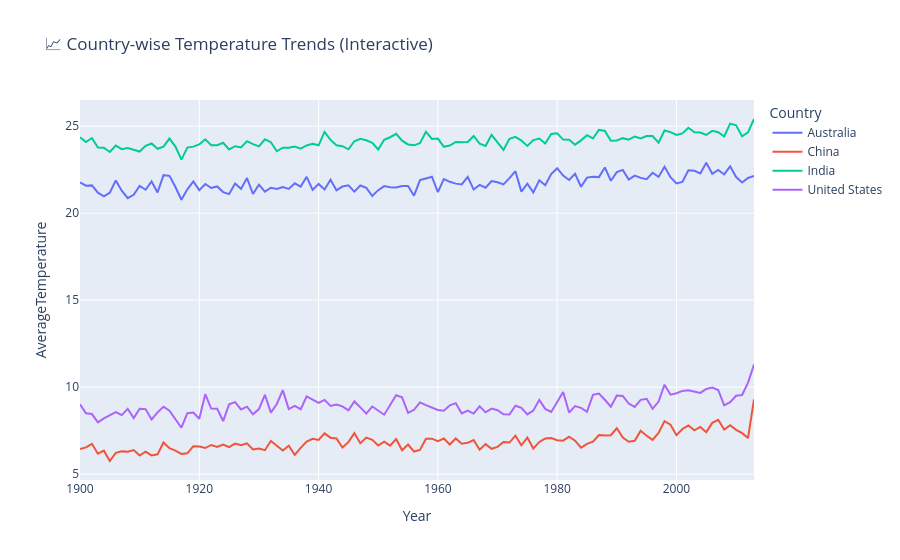

The notebook cell this image was saved under:
### Markdown cell above
# Interactive Plot

### Code cell
print("\nGenerating interactive Plotly chart for countries...")
fig = px.line(
    country_yearly, x="Year", y="AverageTemperature", color="Country",
    title="📈 Country-wise Temperature Trends (Interactive)"
)
fig.show()
